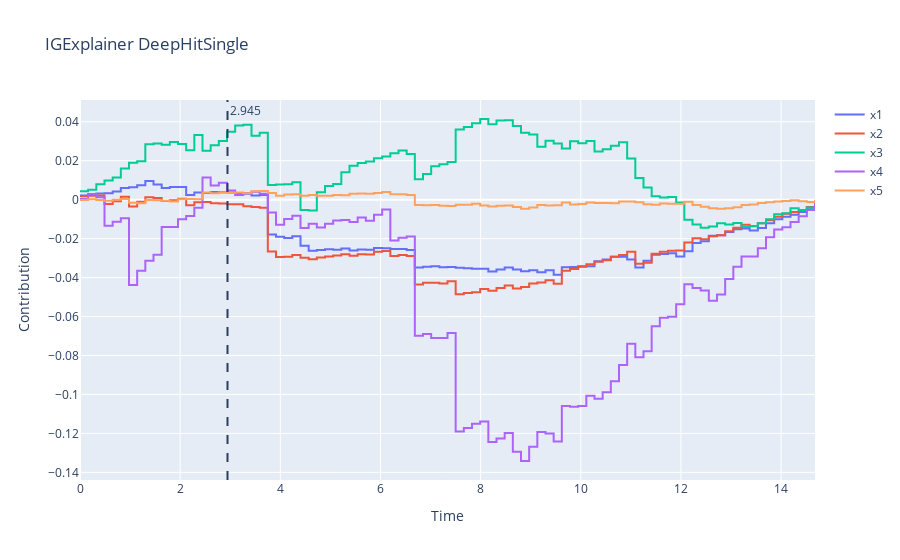

Write notebook code for a chart like this one.
### Code cell
ig_expl = IGExplainer(deephit_, test_X, test_y)

ig_expl0 = run_explainer_n_times(ig_expl, test_X.iloc[[690]], test_y[690]["duration"], "exp1", n=10)
